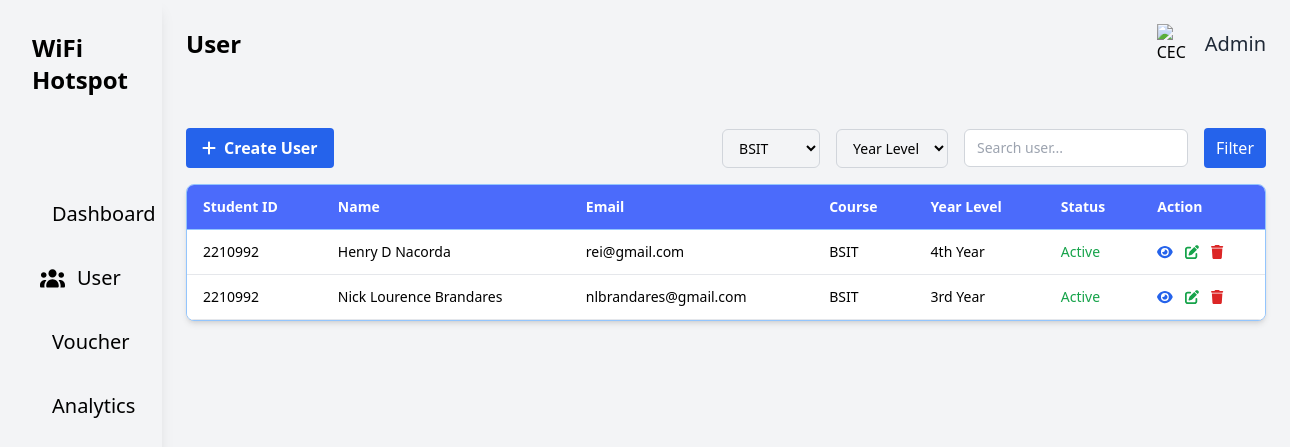
/php/User.php?course_name=BSIT, run on the app's committed database.
### tables this page shows
CREATE TABLE `users_profile` (
  `user_id` int(11) NOT NULL,
  `school_id` varchar(50) DEFAULT NULL,
  `first_name` varchar(50) DEFAULT NULL,
  `middle_name` varchar(10) DEFAULT NULL,
  `last_name` varchar(50) DEFAULT NULL,
  `gmail` varchar(100) DEFAULT NULL,
  `contact_number` varchar(20) DEFAULT NULL,
  `course_name` varchar(50) DEFAULT NULL,
  `year_level` varchar(50) DEFAULT NULL,
  `gender` varchar(20) DEFAULT NULL,
  `user_type` varchar(20) DEFAULT NULL,
  `voucher_code` varchar(100) DEFAULT NULL,
  `password_generated` varchar(255) DEFAULT NULL,
  `status` varchar(20) DEFAULT 'Active',
  `created_at` timestamp NOT NULL DEFAULT current_timestamp()
);

### php/User.php (the view, shortened to what this page needs)
<?php
require 'db.php';
$course_name = trim($_GET['course_name'] ?? '');
$q = trim($_GET['q'] ?? '');
$sql = "SELECT * FROM users_profile WHERE 1=1";
$params = [];
if ($course_name !== '') {
    $sql .= " AND course_name = :course_name";
    $params[':course_name'] = $course_name;
}
$sql .= " ORDER BY user_id DESC";
$stmt = $pdo->prepare($sql);
$stmt->execute($params);
$users = $stmt->fetchAll();
?>
<!DOCTYPE html>
<html lang="en">
<head>
  <link href="https://cdnjs.cloudflare.com/ajax/libs/font-awesome/6.5.2/css/all.min.css" rel="stylesheet">
  <script src="../css/tailwind.css"></script>
</head>
<body class="bg-gray-100">
  <div class="flex">
    <div class="w-64 bg-white-200 h-screen p-8 text-white shadow-lg overflow-y-auto">
      <div class="flex items-center space-x-2 mb-24">
        <h1 class="text-2xl font-semibold text-black">WiFi Hotspot</h1>
      </div>
      <ul class="space-y-5">
        <li><a href="admindashboard.php" class="flex items-center space-x-3 hover:bg-gray-300 p-2 rounded"><span class="text-black text-xl">Dashboard</span></a></li>
        <li><a href="User.php" class="flex items-center space-x-3 hover:bg-gray-300 p-2 rounded"> <span class="text-black text-xl">User</span></a></li>
        <li><a href="../php/Voucher.php" class="flex items-center space-x-3 hover:bg-gray-300 p-2 rounded"><span class="text-black text-xl">Voucher</span></a></li>
        <li><a href="../php/Analytics.php" class="flex items-center space-x-3 hover:bg-gray-300 p-2 rounded"><span class="text-black text-xl">Analytics</span></a></li>
      </ul>
    </div>
    <div class="container mx-auto p-6 flex-1">
      <div class="flex justify-between items-center mb-16">
        <h1 class="text-2xl font-semibold text-black">User</h1>
        <div class="flex items-center space-x-2">
          <img src="../images/ceclogo.png" alt="CEC Logo" class="w-10 h-10 object-contain">
          <span class="text-xl text-gray-800">Admin</span>
        </div>
      </div>
      <div class="flex justify-between mb-4">
        <div>
          <button id="openModalBtn" class="flex items-center gap-2 bg-blue-600 text-white px-4 py-2 rounded hover:bg-blue-700">
            <i class="fa-solid fa-plus"></i>
            <span class="font-semibold">Create User</span>
          </button>
        </div>
        <form method="get" id="filterForm" class="flex gap-4 items-center">
          <select name="course_name" id="course_name" class="bg-gray-100 border border-gray-300 rounded-md px-3 py-2 text-sm">
            <option value="BSIT" <?= $course_name==='BSIT'?'selected':'' ?>>BSIT</option>
          </select>
          <select name="year_level" id="year_level" class="bg-gray-100 border border-gray-300 rounded-md px-3 py-2 text-sm">
            <option value="">Year Level</option>
          </select>
          <input type="text" name="q" id="search_user" value="<?= htmlentities($q) ?>" placeholder="Search user..." class="bg-white border border-gray-300 rounded-md px-3 py-2 text-sm w-56">
          <button type="submit" class="bg-blue-600 text-white px-3 py-2 rounded">Filter</button>
        </form>
      </div>
      </div>
      <div class="w-[1080px] bg-white shadow-md rounded-lg overflow-hidden border border-blue-300 mt-4">
        <div class="overflow-x-auto">
          <table class="min-w-full border-collapse">
            <thead class="bg-[#4B6BFB] text-white">
              <tr>
                <th class="px-4 py-3 text-left text-sm font-semibold border-b border-blue-300">Student ID</th>
                <th class="px-4 py-3 text-left text-sm font-semibold border-b border-blue-300">Name</th>
                <th class="px-4 py-3 text-left text-sm font-semibold border-b border-blue-300">Email</th>
                <th class="px-4 py-3 text-left text-sm font-semibold border-b border-blue-300">Course</th>
                <th class="px-4 py-3 text-left text-sm font-semibold border-b border-blue-300">Year Level</th>
                <th class="px-4 py-3 text-left text-sm font-semibold border-b border-blue-300">Status</th>
                <th class="px-4 py-3 text-left text-sm font-semibold border-b border-blue-300">Action</th>
              </tr>
            </thead>
            <tbody class="bg-white">
              <?php foreach ($users as $u): ?>
                <tr class="hover:bg-gray-100 border-b border-gray-200">
                  <td class="px-4 py-3 text-sm"><?= htmlentities($u['school_id']) ?></td>
                  <td class="px-4 py-3 text-sm"><?= htmlentities($u['first_name'] . ' ' . ($u['middle_name'] ? $u['middle_name'].' ' : '') . $u['last_name']) ?></td>
                  <td class="px-4 py-3 text-sm"><?= htmlentities($u['gmail']) ?></td>
                  <td class="px-4 py-3 text-sm"><?= htmlentities($u['course_name']) ?></td>
                  <td class="px-4 py-3 text-sm"><?= htmlentities($u['year_level']) ?></td>
                  <td class="px-4 py-3 text-sm <?= $u['status']==='Active'?'text-green-600':'text-red-600' ?>"><?= htmlentities($u['status']) ?></td>
                  <td class="px-4 py-3 text-sm">
                    <div class="flex space-x-3">
                      <a class="text-blue-600 hover:text-blue-800" href="view_user.php?id=<?= $u['user_id'] ?>" title="See More"><i class="fa-solid fa-eye"></i></a>
                      <a class="text-green-600 hover:text-green-800" href="edit_user.php?id=<?= $u['user_id'] ?>"><i class="fas fa-edit"></i></a>
                      <button onclick="deleteUser(<?= $u['user_id'] ?>)" class="text-red-600 hover:text-red-800"><i class="fas fa-trash"></i></button>
                    </div>
                  </td>
                </tr>
              <?php endforeach; ?>
            </tbody>
          </table>
        </div>
      </div>
    </div>
</body>
</html>

### data on the page
users_profile: school "2210992", first_name+middle_name+last_name "Henry D Nacorda", gmail "rei@gmail.com", course_name "BSIT", year_level "4th Year", status "Active"
users_profile: school "2210992", first_name+middle_name+last_name "Nick Lourence Brandares", gmail "nlbrandares@gmail.com", course_name "BSIT", year_level "3rd Year", status "Active"
